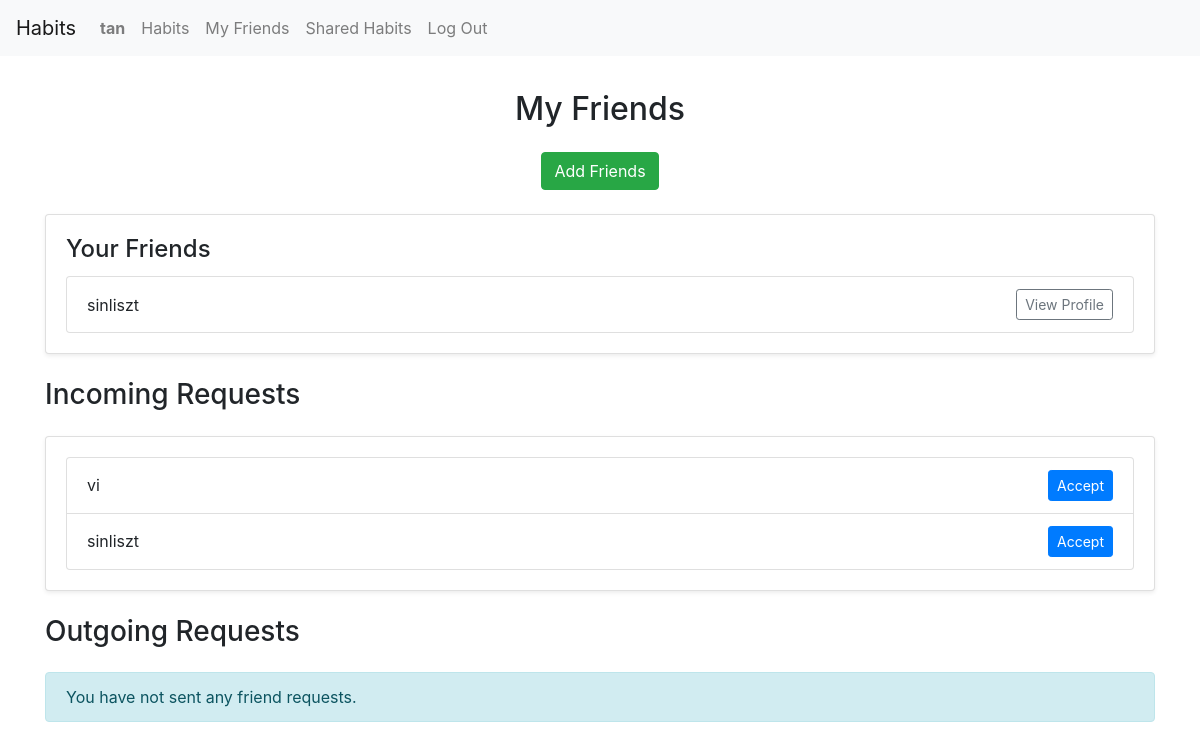
Before: /friends/ (signed in) with the older database file.
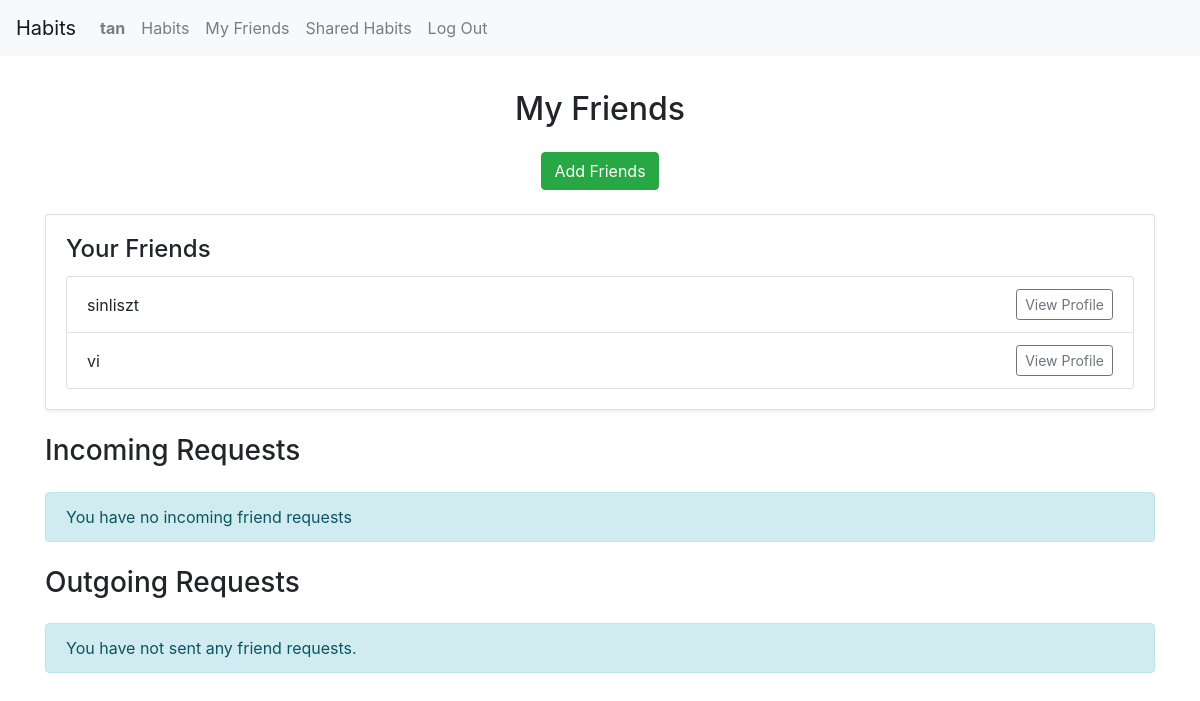
After: the same page with the newer database file.
### tracker/models.py (models this page shows, shortened)
class User(AbstractUser):
    friends = models.ManyToManyField("self", symmetrical=True, blank=True)

class FriendRequest(models.Model):
    from_user = models.ForeignKey(User, related_name="friend_requests_sent", on_delete=models.CASCADE)
    to_user = models.ForeignKey(User, related_name="friend_requests_received", on_delete=models.CASCADE)
    timestamp = models.DateTimeField(auto_now_add=True)
    is_accepted = models.BooleanField(default=False)

### tracker/views.py (the view)
# urls.py: path("friends/", views.friends_list, name="friends_list"),
@login_required
def friends_list(request):
    user = request.user
    friends = user.friends.all()
    incoming_requests = FriendRequest.objects.filter(to_user=user, is_accepted=False)
    outgoing_requests = FriendRequest.objects.filter(from_user=user, is_accepted=False)
    return render(request, "tracker/friends_list.html", {
        "friends": friends,
        "incoming_requests": incoming_requests,
        "outgoing_requests": outgoing_requests,
    })

### tracker/templates/tracker/friends_list.html (shortened to what this page needs)
{% extends "tracker/layout.html" %}
{% block body %}
    <div class="container mt-4">
        <h2 class="text-center mb-4">My Friends</h2>
        <div class="text-center mb-4">
            <a href="{% url 'search_users' %}">
                <button class="btn btn-success">Add Friends</button>
            </a>
        </div>
        {% if friends %}
            <div class="card shadow-sm mb-4">
                <div class="card-body">
                    <h4 class="card-title">Your Friends</h4>
                    <ul class="list-group">
                        {% for friend in friends%}
                            <li class="list-group-item d-flex justify-content-between align-items-center">
                                {{ friend.username }}
                                <a href="{% url 'profile_view' friend.username %}">
                                    <button class="btn btn-outline-secondary btn-sm">View Profile</button>
                                </a>
                            </li>
                        {% endfor %}
                    </ul>
                </div>
            </div>
        {% else %}
            <div class="alert alert-info">
                You have no friends yet.
            </div>
        {% endif %}
        <h3 class="mt-4 mb-4">Incoming Requests</h3>
        {% if incoming_requests%}
            <div class="card shadow-sm">
                <div class="card-body">
                    <ul class="list-group">
                        {% for req in incoming_requests %}
                            <li class="list-group-item d-flex justify-content-between align-items-center">
                                {{ req.from_user.username }}
                                <form action="{% url 'accept_friend_request' req.id %}" method="post" class="d-inline">
                                    <button type="submit" class="btn btn-primary btn-sm">Accept</button>
                                </form>
                            </li>
                        {% endfor %}
                    </ul>
                </div>
            </div>
        {% else %}
            <div class="alert alert-info">
                You have no incoming friend requests
            </div>
        {% endif %}
        <h3 class="mt-4 mb-4">Outgoing Requests</h3>
        {% if outgoing_requests %}
            <div class="card shadow-sm">
                <div class="card-body">
                    <ul class="list-group">
                        {% for req in outgoing_requests %}
                            <li class="list-group-item d-flex justify-content-between align-items-center">
                                {{ req.to_user.username }}
                                <a href="{% url 'profile_view' req.to_user.username %}">
                                    <button class="btn btn-outline-secondary btn-sm">View Profile</button>
                                </a>
                            </li>
                        {% endfor %}
                    </ul>
                </div>
            </div>
        {% else %}
            <div class="alert alert-info">
                You have not sent any friend requests.
            </div>
        {% endif %}
    </div>
{% endblock %}

Changed rows visible on the page:
removed FriendRequest: from_user.username "vi"
removed FriendRequest: from_user.username "sinliszt"
now on this page (row unchanged): User: username "vi"
Other visible differences:
text now shown: "You have no incoming friend requests"
